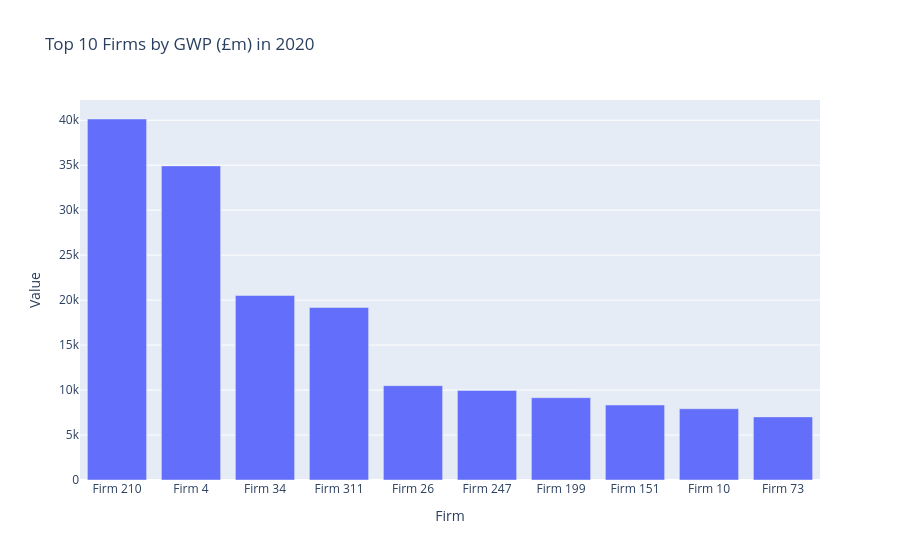

Write notebook code for a chart like this one.
### Code cell
fig_gwp.show()
# fig_vol.show()
fig_scr.show()
fig_combined.show()

### Figure 1 — Plotly figure (JSON) as saved in the notebook; plotly's stock layout.template omitted (floating-point values rounded to 4 significant figures)
{"data": [{"hovertemplate": "Firm=%{x}<br>Value=%{y}<extra></extra>", "legendgroup": "", "marker": {"color": "#636efa", "pattern": {"shape": ""}}, "name": "", "orientation": "v", "showlegend": false, "textposition": "auto", "type": "bar", "x": ["Firm 210", "Firm 4", "Firm 34", "Firm 311", "Firm 26", "Firm 247", "Firm 199", "Firm 151", "Firm 10", "Firm 73"], "xaxis": "x", "y": [40140.0, 34920.0, 20510.0, 19180.0, 10490.0, 9962.0, 9150.0, 8342.0, 7923.0, 7016.0], "yaxis": "y"}], "layout": {"barmode": "relative", "legend": {"tracegroupgap": 0}, "title": {"text": "Top 10 Firms by GWP (£m) in 2020"}, "xaxis": {"anchor": "y", "domain": [0, 1], "title": {"text": "Firm"}}, "yaxis": {"anchor": "x", "domain": [0, 1], "title": {"text": "Value"}}}}
